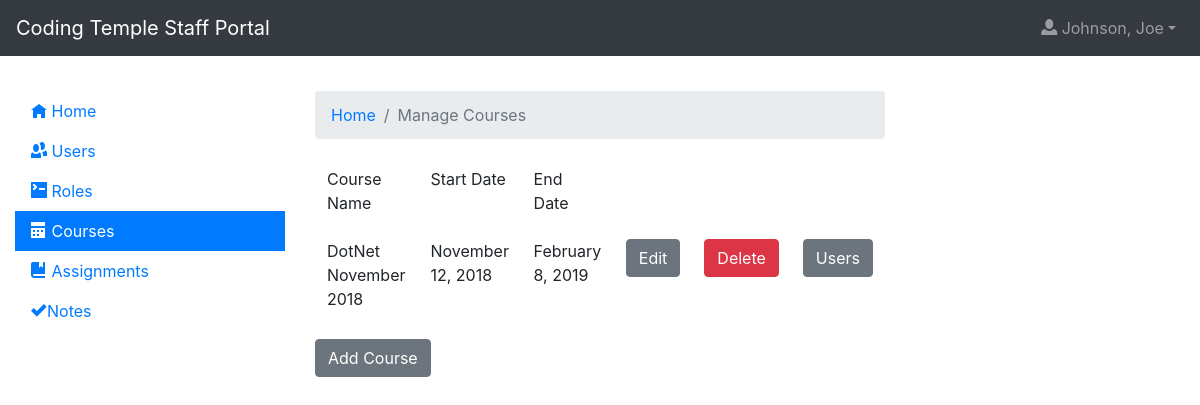
/courses/ (signed in), run on the app's committed database.
### app/models.py (models this page shows, shortened)
class TimestampMixin(object):
    created = db.Column(
        db.DateTime, nullable=False, default=datetime.utcnow)
    updated = db.Column(db.DateTime, default=datetime.utcnow, onupdate=datetime.utcnow)

class User(UserMixin, TimestampMixin, db.Model):
  id = db.Column(db.Integer, primary_key=True)
  f_name = db.Column(db.String)
  preferred_name = db.Column(db.String)
  l_name = db.Column(db.String)
  image = db.Column(db.String, default='http://placehold.it/400x900&text=Image')
  email = db.Column(db.String, index=True, unique=True)
  bio = db.Column(db.String, default = 'Enter a bio')
  password_hash = db.Column(db.String)
  roles = db.relationship('Role', secondary=userRole, lazy='subquery', backref=db.backref('users', lazy=True))
  contact_phone = db.Column(db.String, nullable=True)
  personal_website = db.Column(db.String, nullable=True)
  street_address = db.Column(db.String, nullable=True)
  city = db.Column(db.String, nullable=True)
  state = db.Column(db.String, nullable=True)
  postal_code = db.Column(db.String, nullable=True)
  linkedin_url = db.Column(db.String, nullable=True)
  github_name = db.Column(db.String, nullable=True)
  twitter_name = db.Column(db.String, nullable=True)
  employment_histories = db.relationship('EmploymentHistory', backref='user', lazy=True)

class Course(TimestampMixin, db.Model):
  id = db.Column(db.Integer, primary_key=True)
  name = db.Column(db.String)
  start_date = db.Column(db.DateTime)
  end_date = db.Column(db.DateTime)

### app/blueprints/courses/__init__.py (the view)
@courses.route('/', methods=['GET'])
@login_required
@authorize
def index():
  context = {
      'courses': Course.query.order_by('start_date').all(),
      'title': 'Courses'
  }
  return render_template('courses/index.html', **context)

### app/models.py (called while the page is built)
@login.user_loader
def load_user(id):
  return User.query.get(int(id))

### app/blueprints/courses/templates/courses/index.html (shortened to what this page needs)
{% extends 'layout.html' %}
{% block app_content %}
    <nav aria-label="breadcrumb">
        <ol class="breadcrumb">
            <li class="breadcrumb-item"><a href="{{url_for('index')}}">Home</a></li>
            <li class="breadcrumb-item active">Manage Courses</li>
        </ol>
    </nav>
    <table class="table table-borderless">
        <tbody>
            <tr>
                <td>Course Name</td>
                <td>Start Date</td>
                <td>End Date</td>
            </tr>
            {% for course in courses %}
                <tr>
                    <td>{{course.name}}</td>
                    <td>{{ moment(course.start_date).format('LL') }}</td>
                    <td>{{ moment(course.end_date).format('LL') }}</td>
                    <td><a href="{{url_for('courses.edit')}}?id={{course.id}}" class="btn btn-secondary">Edit</a></td>
                    <td><form action="{{url_for('courses.delete')}}" method="POST">
                        <input type="submit" class="btn btn-danger" value="Delete" />
                    </form></td>
                    <td>
                        <a href="{{url_for('courses.usercourses')}}?id={{course.id}}" class="btn btn-secondary">Users</a>
                    </td>
                </tr>
            {% endfor %}
        </tbody>
    </table>
    <a href="{{url_for('courses.add')}}" class="btn btn-secondary">Add Course</a>
{% endblock %}

### app/templates/includes/navigation.html (shortened to what this page needs)
<nav class="navbar navbar-expand-lg sticky-top navbar-dark bg-dark">
  <a class="navbar-brand" href="{{ url_for('index') }}">Coding Temple Staff Portal</a>
  <div class="collapse navbar-collapse" id="navbarSupportedContent">
    <ul class="navbar-nav ml-auto">
        {% if not current_user.is_authenticated %}
          <li class="nav-item">
            <a class="nav-link" href="{{ url_for('account.login') }}"><span class="oi oi-account-login"></span> Login</a>
          </li>
          <li class="nav-item">
            <a class="nav-link" href="{{ url_for('account.register') }}"><span class="oi oi-thumb-up"></span> Register</a>
          </li>
        {% else %}
          <li class="nav-item dropdown">
            <a class="nav-link dropdown-toggle" data-toggle="dropdown" href="#" role="button" aria-haspopup="true" aria-expanded="false"><span class="oi oi-person" title="person" aria-hidden="true"></span> {{ "{}, {}".format(current_user.l_name, current_user.f_name) }}</a>
          </li>
        {% endif %}
    </ul>
  </div>
</nav>

### app/static/css/main.css (style rules this page uses)
#sidebar-1 a, .navbar { border-radius: 0; }

### data on the page
User: l_name+f_name "Johnson, Joe"
Course: name "DotNet November 2018", start_date "November 12, 2018", end_date "February 8, 2019"
